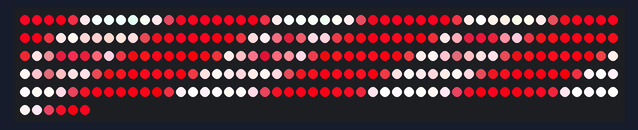
Recording of a sketch running on a simulated Arduino Uno, built with avr-gcc and run on an emulated ATmega328P. Shown: 256 RGB LEDs in strip order, left to right, continuing on the next row.

Above: at 0.1 s.

The sketch:

parcial21.ino
```cpp
#include <Adafruit_NeoPixel.h>

int contador = 0;
const int PinDato = 2;
const int N_Leds = 16*16;

Adafruit_NeoPixel strip = Adafruit_NeoPixel(N_Leds, PinDato, NEO_GRB + NEO_KHZ400);

/*/////////////  PEGUE AQUÍ  ////////////////////////////*/

byte Arreglo_tridimesional[3][16][16]=
{
    {
        {237,237,236,229,212,254,241,237,238,227,247,254,179,207,241,240},{238,238,235,228,211,254,244,244,247,237,254,254,181,204,237,240},{240,240,237,226,211,254,249,249,252,243,254,254,179,199,233,239},{240,240,237,226,212,254,254,254,254,254,254,254,185,197,228,238},{241,241,228,229,215,254,254,217,166,207,254,254,199,211,225,226},{244,244,231,218,211,254,250,175,197,192,254,254,202,206,226,229},{237,237,235,227,200,254,190,171,222,190,253,254,201,196,228,231},{236,236,221,222,206,254,240,228,161,233,254,254,197,191,229,230},{244,244,228,221,211,254,254,254,162,254,254,254,186,192,233,229},{244,244,228,221,211,254,254,254,162,254,254,254,186,192,233,229},{240,240,241,221,207,254,248,254,254,254,254,254,180,202,235,231},{240,240,241,221,207,254,248,254,254,254,254,254,180,202,235,231},{227,227,231,215,209,254,254,254,254,254,254,254,186,211,233,233},{227,227,231,215,209,254,254,254,254,254,254,254,186,211,233,233},{225,225,236,238,205,254,254,254,254,254,254,254,188,214,228,236},{225,225,236,238,205,254,254,254,254,254,254,254,188,214,228,236}
    },
    {
{7,7,3,0,40,231,254,254,254,254,254,229,56,8,4,0},{3,3,2,0,42,234,254,254,254,254,254,234,59,8,5,1},{0,0,0,0,46,235,254,239,240,246,251,233,62,13,7,1},{0,0,0,0,47,230,247,213,206,215,228,221,58,13,10,3},{3,3,0,6,45,218,236,96,23,80,218,209,49,21,9,0},{8,8,2,0,40,229,170,22,16,26,143,201,44,17,15,3},{4,4,8,11,33,225,115,21,41,24,100,207,45,10,19,6},{4,4,0,8,45,234,184,105,13,98,144,216,51,8,20,5},{11,11,1,7,56,236,245,194,76,190,224,222,59,13,19,0},{11,11,1,7,56,236,245,194,76,190,224,222,59,13,19,0},{9,9,14,3,50,225,244,233,214,235,244,214,58,18,14,0},{9,9,14,3,50,225,244,233,214,235,244,214,58,18,14,0},{2,2,6,0,42,239,254,238,247,248,248,216,54,16,4,1},{2,2,6,0,42,239,254,238,247,248,248,216,54,16,4,1},{2,2,10,9,32,227,254,246,249,254,244,229,54,12,0,4},{2,2,10,9,32,227,254,246,249,254,244,229,54,12,0,4}
    },
    {
{35,35,32,25,62,236,254,248,250,243,243,235,74,31,30,35},{33,33,31,24,63,236,253,245,246,242,241,237,74,28,29,33},{31,31,30,25,62,233,250,230,228,225,234,233,71,27,29,33},{29,29,28,24,61,228,240,213,206,205,218,224,67,25,27,33},{29,29,18,25,56,220,241,115,43,91,227,221,61,31,22,23},{30,30,22,16,49,232,179,50,47,48,161,219,58,23,24,23},{23,23,25,24,40,226,122,48,74,48,118,224,58,15,25,24},{20,20,9,18,50,232,187,126,39,115,156,228,62,12,26,23},{30,30,18,19,62,232,242,205,87,193,225,230,68,19,29,20},{30,30,18,19,62,232,242,205,87,193,225,230,68,19,29,20},{27,27,33,19,59,225,241,237,219,231,239,221,69,28,29,21},{27,27,33,19,59,225,241,237,219,231,239,221,69,28,29,21},{20,20,24,11,59,244,254,246,251,243,244,229,75,33,24,25},{20,20,24,11,59,244,254,246,251,243,244,229,75,33,24,25},{20,20,30,32,52,237,254,254,253,250,242,244,78,34,17,30},{20,20,30,32,52,237,254,254,253,250,242,244,78,34,17,30}
    }
};

/*////////////////////////////////////////////////////////*/

void setup()
{
  strip.begin();
  for(int RGB = 0; RGB < 1; RGB++)
  {
		for(int Filas = 0; Filas < 16;Filas++)
        {
            for(int Columnas = 0; Columnas < 16;Columnas++)
            {
				strip.setPixelColor(contador,Arreglo_tridimesional[RGB][Filas][Columnas],Arreglo_tridimesional[RGB+1][Filas][Columnas],Arreglo_tridimesional[RGB+2][Filas][Columnas]);
            	contador++;
            }
        }
    }
    strip.show();
}

void loop(){}
```
